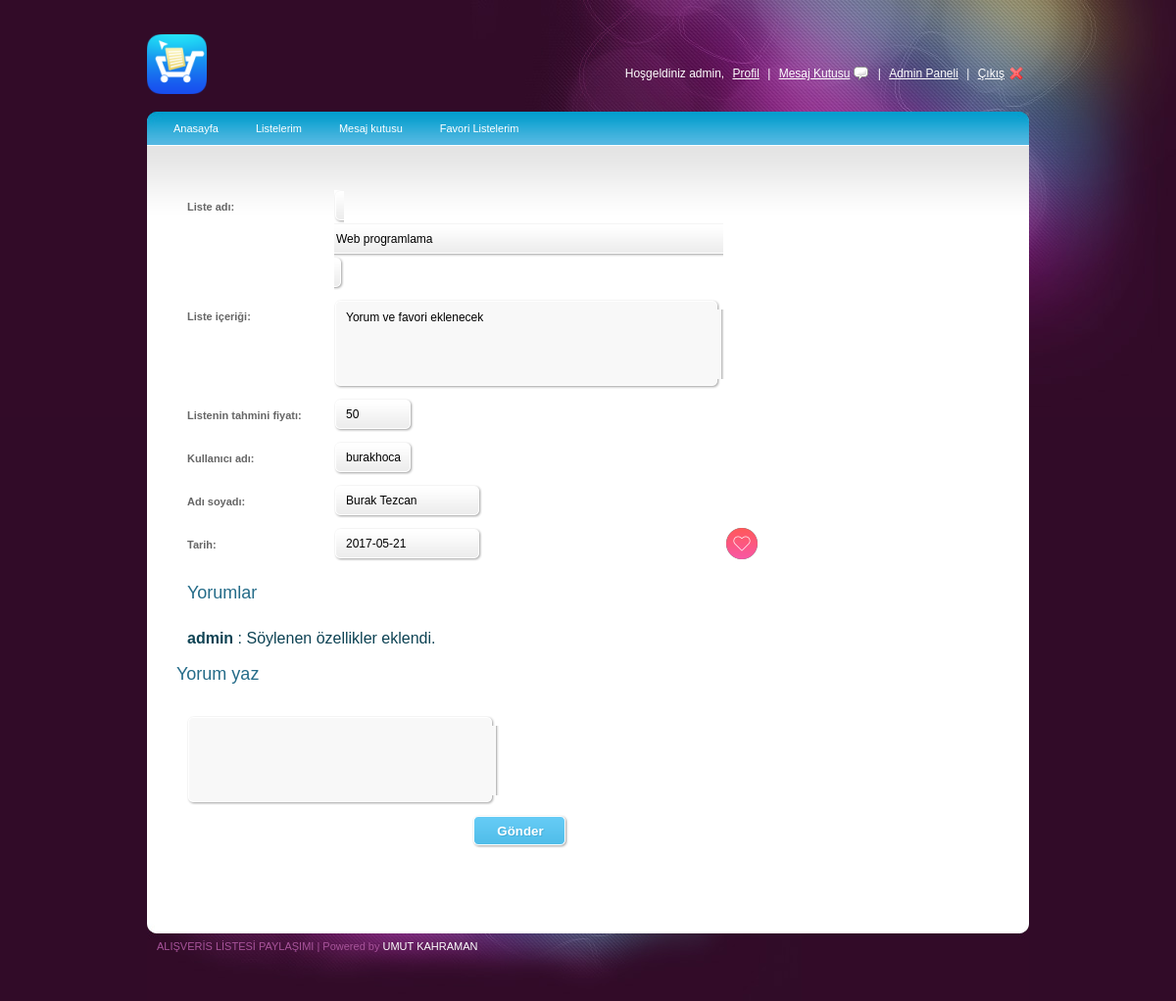
/listele.php?id=14 (signed in), run on the app's committed database.
### tables this page shows
CREATE TABLE `liste` (
  `ID` int(11) NOT NULL,
  `KullaID` int(11) DEFAULT NULL,
  `KategoriID` int(11) DEFAULT NULL,
  `Icerik` text,
  `KayitTarihi` date DEFAULT NULL,
  `ListeAdi` varchar(50) DEFAULT NULL,
  `Fiyat` int(11) DEFAULT NULL
);

CREATE TABLE `kisi` (
  `ID` int(11) NOT NULL,
  `AdSoyad` varchar(60) DEFAULT NULL,
  `Rol` int(11) DEFAULT NULL,
  `Telefon` varchar(11) DEFAULT NULL,
  `Foto` varchar(50) DEFAULT NULL,
  `Cinsiyet` int(11) DEFAULT NULL,
  `KullAdi` varchar(60) DEFAULT NULL,
  `Sifre` varchar(100) DEFAULT NULL,
  `Email` varchar(60) DEFAULT NULL
);

CREATE TABLE `yorum` (
  `ID` int(11) NOT NULL,
  `Yorum` varchar(300) DEFAULT NULL,
  `Kisi_ID` int(11) NOT NULL,
  `Liste_ID` int(11) NOT NULL
);

### listele.php (the view, shortened to what this page needs)
<?php
$listeID=$_GET['id'];
$yorum=mysql_query("SELECT kisi.KullAdi, Yorum FROM yorum INNER JOIN kisi ON kisi.ID=yorum.Kisi_ID WHERE yorum.Liste_ID=$listeID");
$listeler=mysql_query("SELECT KayitTarihi,Fiyat,kategori.KategoriAdi,ListeAdi,Icerik,kisi.KullAdi,kisi.AdSoyad,liste.ID FROM liste INNER JOIN kategori ON kategori.ID=liste.KategoriID INNER JOIN kisi ON liste.KullaID=kisi.ID WHERE liste.ID='$listeID'");
?>
<!DOCTYPE html PUBLIC "-//W3C//DTD XHTML 1.0 Transitional//EN" "http://www.w3.org/TR/xhtml1/DTD/xhtml1-transitional.dtd">
<html xmlns="http://www.w3.org/1999/xhtml">
<head>
    <link rel="stylesheet" type="text/css" href="style.css" />
    <link rel="stylesheet" type="text/css" media="all" href="niceforms-default.css" />
</head>
<body>
<div id="main_container">
    <?php include 'header.php' ?>
    <br>
    <div class="main_content">
        <div class="menu">
            <ul>
                <li><a href="index.php">Anasayfa</a></li>
                <li><a href="listelerim.php">Listelerim</a>
                </li>
                <li><a href="mesajlar.php">Mesaj kutusu</a>
                </li>
                <li><a href="favoriler.php">Favori Listelerim</a></li>
            </ul>
        </div>
        <div class="center_content">
            <div class="right_content">
                <?php
                $listeOku = mysql_fetch_array($listeler)
                 ?>
                <div class="form">
                    <form class="niceform">
                        <fieldset>
                            <dl>
                                <dt><label for="Liste Adı">Liste adı:</label></dt>
                                <dd><input type="text" name="listeAdi" id="" size="54" readonly value="<?php echo $listeOku['ListeAdi'] ?>" /></dd>
                            </dl>
                            <dl>
                                <dt><label for="Liste">Liste içeriği:</label></dt>
                                <dd><textarea name="listeIcerik" id="" rows="5" cols="46" readonly><?php echo $listeOku['Icerik'] ?></textarea></dd>
                            </dl>
                            <dl>
                                <dt><label for="Fiyat">Listenin tahmini fiyatı:</label></dt>
                                <dd><input type="text" name="listeFiyat" id="" size="6" readonly value="<?php echo $listeOku['Fiyat'] ?>" /></dd>
                            </dl>
                            <dl>
                                <dt><label for="KullaniciAdi">Kullanıcı adı:</label></dt>
                                <dd><input type="text" name="KullaniciAdi" id="" size="6" readonly value="<?php echo $listeOku['KullAdi'] ?>" /></dd>
                            </dl>
                            <dl>
                                <dt><label for="KullaniciAdiSoyadi">Adı soyadı:</label></dt>
                                <dd><input type="text" name="KullaniciAdiSoyadi" id="" size="16" readonly value="<?php echo $listeOku['AdSoyad'] ?>" /></dd>
                            </dl>
                            <dl>
                                <dt><label for="Paylasma tarihi">Tarih:</label></dt>
                                <dd><input type="text" name="Tarih" id="" size="16" readonly value="<?php echo $listeOku['KayitTarihi'] ?>" /></dd>
                            </dl>
                            <td><a href="./favoriEkle.php?id=<?php echo "$listeOku[ID]"?>"><img src="images/like32x32.png" alt="" title="" border="0" /></a></td>
                        </fieldset>
                    </form>
                </div>
                <div class="form" for="Yorumları okuma">
                    <form class="niceform">
                        <fieldset>
                            <h2>Yorumlar</h2>
                            <?php
                            while($yorumOku = mysql_fetch_assoc($yorum))
                            { ?>
                            <dl>
                                <dd><font style="font-size: medium;"><B><?php echo $yorumOku['KullAdi'] ?></B> <?php echo " : ".$yorumOku['Yorum'] ?></font></dd>
                            </dl>
                                <?php
                            }
                            ?>
                        </fieldset>
                    </form>
                </div>
                <div class="form" for="Yorumları yazma">
                    <h2>Yorum yaz</h2>
                    <form action="yorumYaz.php" method="post" class="niceform">
                        <fieldset>
                            <dl>
                                <dd><textarea name="yorumYazisi" id="" rows="5" cols="36"></textarea></dd>
                            </dl>
                            <dl class="submit">
                                <input type="submit" name="gonder"  value="Gönder" />
                            </dl>
                        </fieldset>
                    </form>
                </div>
            </div>
        </div>
    </div>
    <div class="footer">
        <div class="left_footer">ALIŞVERİS LİSTESİ PAYLAŞIMI | Powered by <a href="http://twitter.com/hopehero3">UMUT KAHRAMAN</a></div>
    </div>
</div>
</body>
</html>

### style.css (style rules this page uses)
body { background:url(images/bg.jpg) no-repeat center top #310b28; font-family:Arial, Helvetica, sans-serif; padding:0; font-size:12px; margin:0 auto; color: #0e4354; }
a { color:#256c89; }
h2 { font-size:18px; color:#256c89; font-weight:normal; padding:0px 0 15px 0; margin:0px; clear:both; }
#main_container { margin:0 auto; width:900px; padding:0px 0 0px 0; }
.main_content { margin:0 auto; width:900px; height:auto; padding:0px 0 50px 0; background:url(images/menu_bg.jpg) no-repeat center top #fff; }
.footer { width:900px;height:87px;background:url(images/footer_bg.jpg) no-repeat center top; }
.left_footer { float:left;padding:25px 0 0 10px;color:#a8549b;font-size:11px; }
.left_footer a { color:#FFFFFF;text-decoration:none; }
.menu { font-size:11px;padding:0px 10px 0 10px; float:left; width:880px; }
.menu ul { padding:0;margin:0;list-style-type:none; height:34px; }
.menu ul li { float:left;height:34px;line-height:34px; }
.menu a, .menu a:visited { display:block;float:left;height:100%;font-size:11px;text-decoration:none;color:#fff;padding:0 21px 0 17px; }
.center_content { clear:both; }
.right_content { width:625px; float:left; padding:30px 0 0 30px; }

### niceforms-default.css (style rules this page uses)
.form { width:600px; float:left; clear:both; }
fieldset { border:none; clear:both; }
label { font-size:11px; font-weight:bold; color:#666; }
dl { clear:both; width:600px; }
dl.submit { clear:both; width:500px; text-align:center; padding:0 0 0 90px; }
dt { float:left; text-align:left; width:140px; line-height:34px; padding:0 10px 10px 0; }
dd { float:left; width:400px; margin:0 0 10px 0; }
.NFText { border:none; vertical-align:middle; font:12px/15px Arial, Helvetica, sans-serif; background:none; float:left; }
.NFButton { width:auto; height:34px; padding:0 15px; font-weight:bold; background:url(img/button.gif) repeat-x 0 0; cursor:pointer; border:none;color:#FFFFFF; text-shadow:1px 1px #45add8;vertical-align:middle; }
.NFTextarea { border:none; background:none; font:12px/12px Arial, Helvetica, sans-serif; margin:0; }
select, input, textarea, button { outline:none; resize:none; }

### data on the page
liste: listeAdi "Web programlama", listeIcerik "Yorum ve favori eklenecek", listeFiyat "50", KullaniciAdi "burakhoca", KullaniciAdiSoyadi "Burak Tezcan", Tarih "2017-05-21"
yorum: Kisi_ID.KullAdi "admin", Yorum "Söylenen özellikler eklendi."

### other printed values
$_SESSION["kadi"] "admin"
